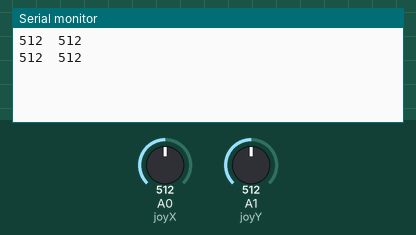
Bench run of a sketch on a simulated Arduino Mega 2560, built with avr-gcc and run on an emulated ATmega2560. On the bench: the last lines printed to the serial monitor. The test bench sets the inputs (shaded band); at power-on: A0 (joyX) = 512, A1 (joyY) = 512.

Above: at 1.8 s.
1.9 s: A0 (joyX) set to 716
At 2.8 s:
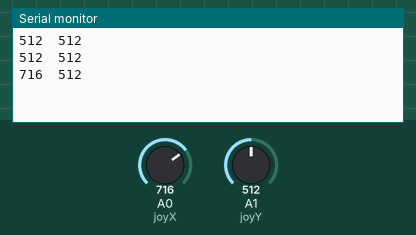
3.4 s: A1 (joyY) set to 716
At 4.7 s:
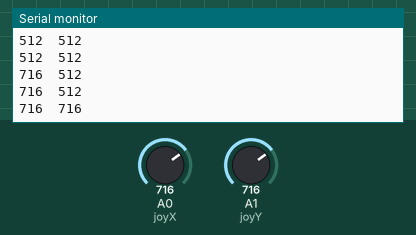
4.9 s: A0 (joyX) set to 900
At 5.8 s:
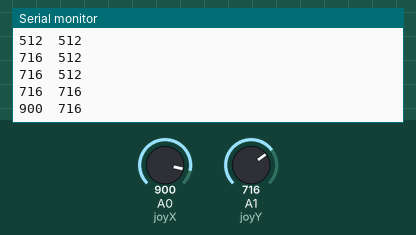
6.4 s: A1 (joyY) set to 900
At 7.4 s:
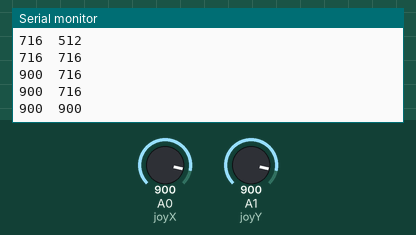
Timing chart, 0 to 8.9 s (numbered marks = the images above; inputs shaded):
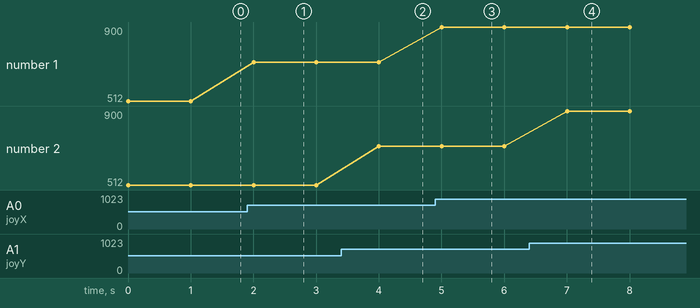

Measured:
- after the input at 1.9 s, the serial monitor: prints a new line after 0.10 s (image 1)
- after the input at 3.4 s, the serial monitor: prints a new line after 0.60 s (image 2)
- after the input at 4.9 s, the serial monitor: prints a new line after 0.10 s (image 3)
- after the input at 6.4 s, the serial monitor: prints a new line after 0.60 s (image 4)
- plotted number 1: 512 → 716 after the input at 1.9 s, 716 → 900 after the input at 4.9 s

The sketch:

joystick.ino
```cpp
int joyX = A0;
int joyY = A1;

const int redPin = 32;
const int greenPin = 33;
const int bluePin = 13;
//digital pin 14 is connected to SW
void setup() {
  // put your setup code here, to run once:
  Serial.begin(9600);
}

void loop() {
  // put your main code here, to run repeatedly:

  int xValue = analogRead(joyX);
  int yValue = analogRead(joyY);

  Serial.print(xValue);
  Serial.print("\t");
  Serial.println(yValue);
  delay(1000);
}
```
